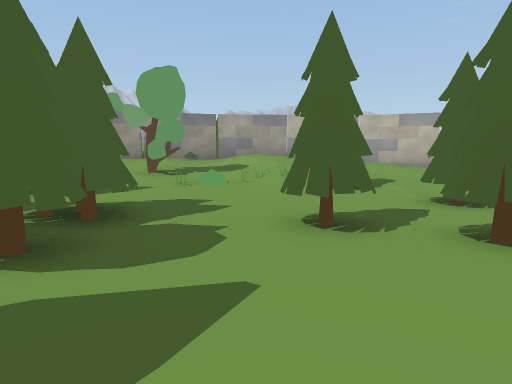
View 1 (above)

24 first-person views from a walk through a 3-D level made in the Unity game engine. The camera is 1.4 m above the floor, tilts 6° down and sees 75° across. Doors are open. The floor is counted in squares, 2 m on a side. Each view is taken from the middle of a square. On the plan, view 1 faces up. The plan holds only what a view shows up to about 10 squares ahead; the rest is blank. The place goes on beyond the plan.

View 2
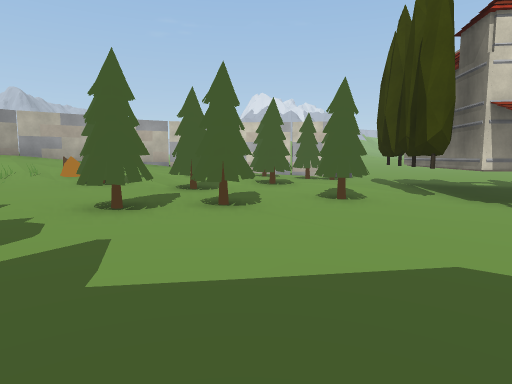

View 3
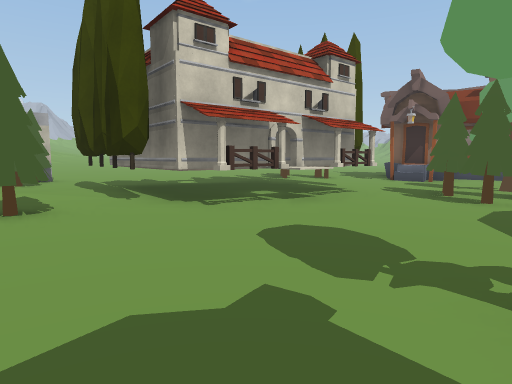

View 4
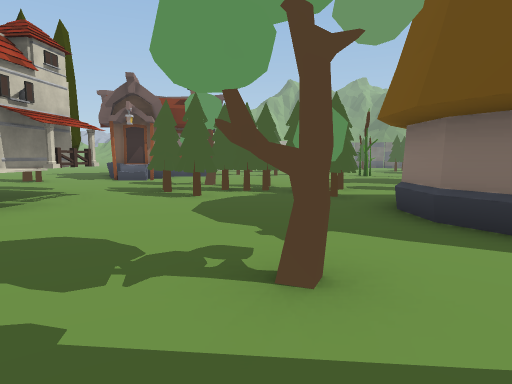

View 5
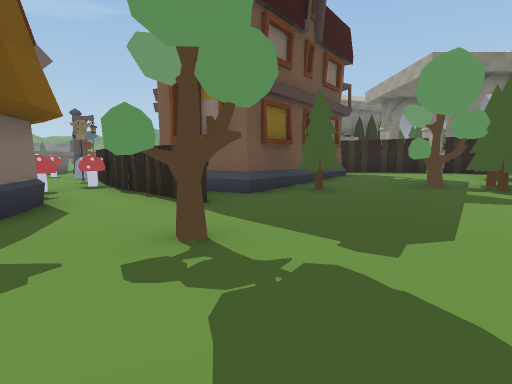

View 6
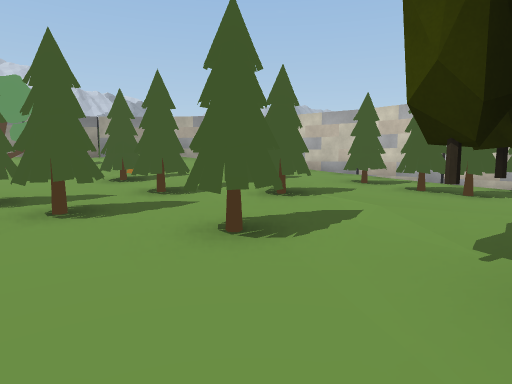

View 7
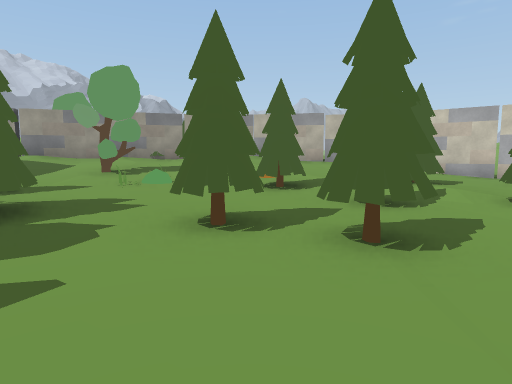

View 8
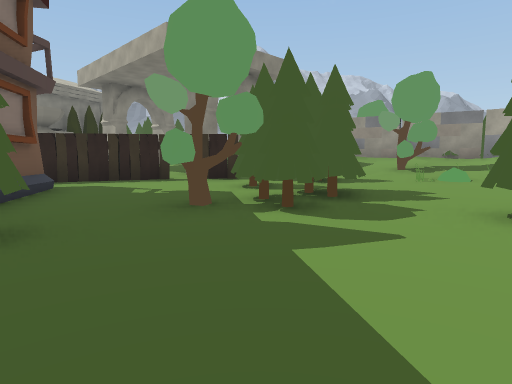

View 9
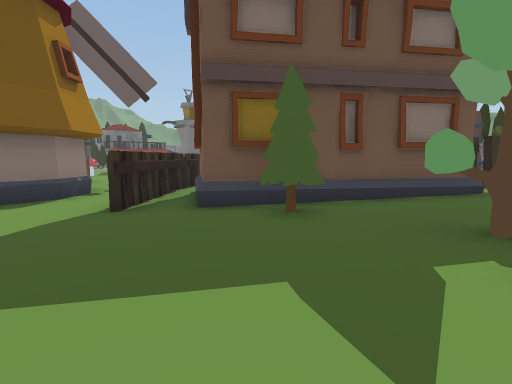

View 10
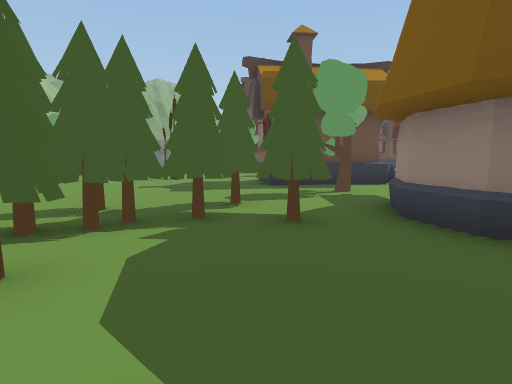

View 11
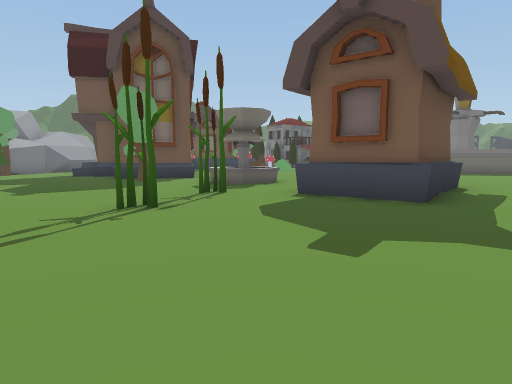

View 12
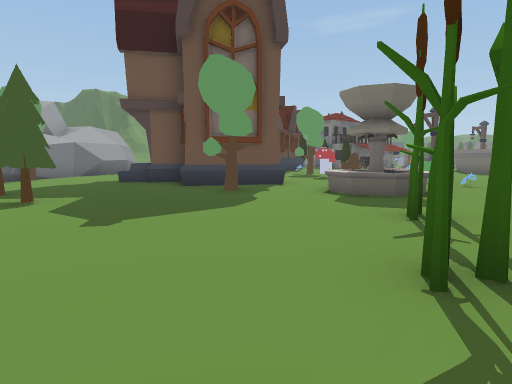

View 13
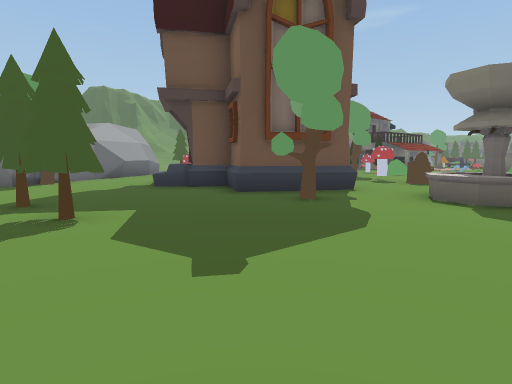

View 14
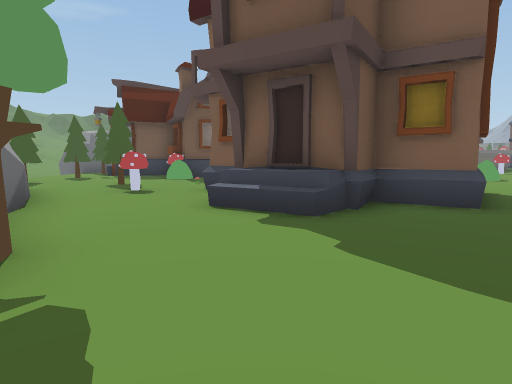

View 15
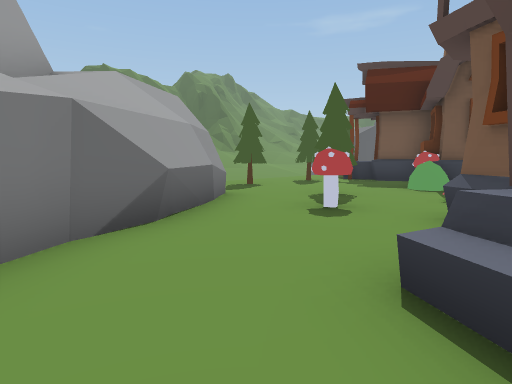

View 16
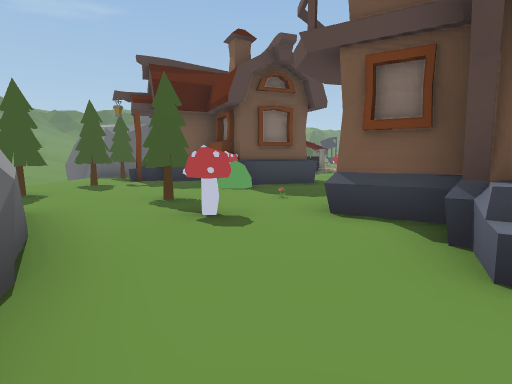

View 17
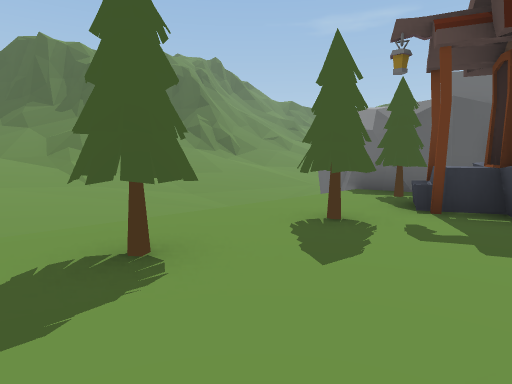

View 18
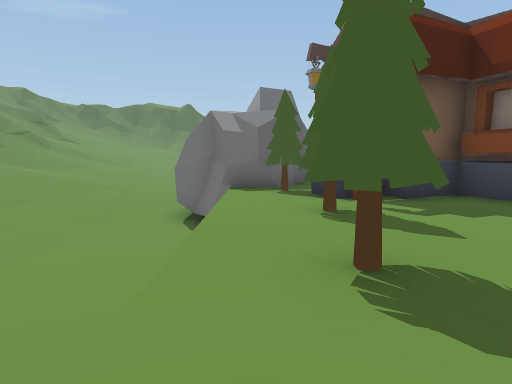

View 19
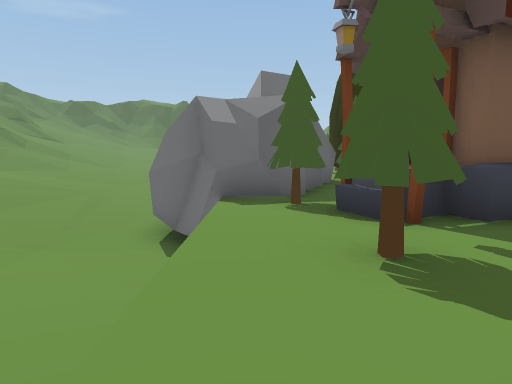

View 20
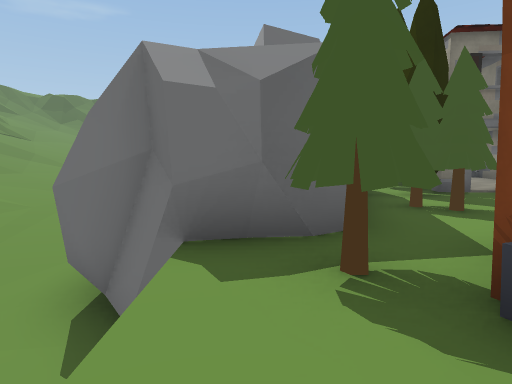

View 21
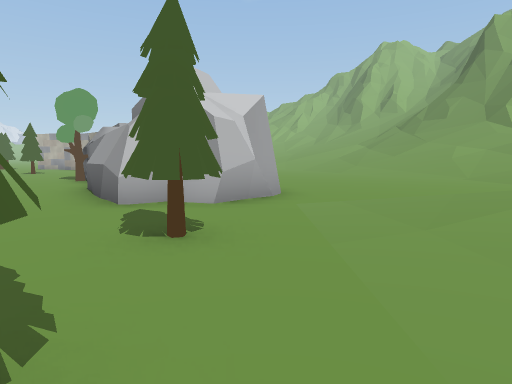

View 22
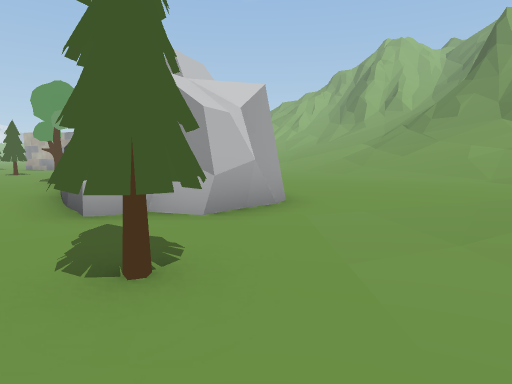

View 23
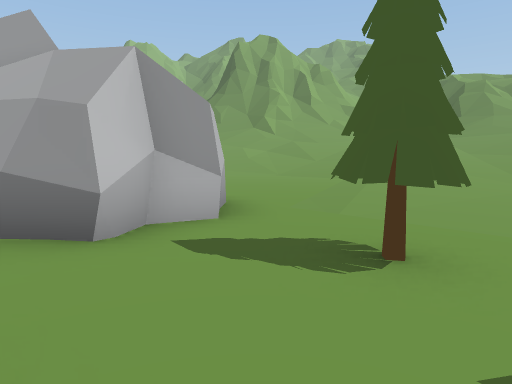

View 24
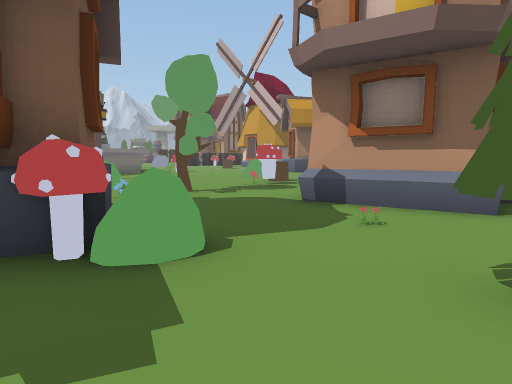

### Floor plan
Key: @ floor where view 1 was taken; # wall or solid block; . main floor; : floor 0.25 m higher than the main floor; + floor 0.5 m higher than the main floor; * floor 0.75 m higher than the main floor; % floor 1 m higher than the main floor; & floor 1.25 m higher than the main floor; - floor 1.25 m lower than the main floor; _ floor 1.5 m lower than the main floor; < floor 1.75 m lower than the main floor; ( floor 2 m lower than the main floor; / step, stairs or slope; D open door; ^ raised ledge; O other object.
Columns run from 12 left of view 1 to 9 right of it. Each row starts with its distance up from view 1.
 10        OO#OO######
  9        #/////////##
  8        ///O//&///*###
  7         //O*OO%/***+#
  6          **OOO//O*O+##
  5           ***O***++O:O
  4       ##**O+++O O++O::
  3       #++OOO+OO::++:::
  2      ##+++O:::O:O:OO
  1      #+++:O::::::OO^
  0   OO### ::::@::::#^
 -1        ##OO::::::OO^
 -2         ###::O::..^# ^
 -3          ###:O:....O#O
 -4          O#:::........
 -5         ##:O#O...OOO..
 -6       ###O.####...O...
 -7       #....   #OOOO.O.
 -8       ..      #.O.O...
 -9              O.......
-10              .O.......
-11            ...........
-12            ..OOO......
-13             OOOO......
-14                OO.....
-15              ....O.O..
-16           ..O.O.......
-17           .O..OO......
-18             ..OO......
-19          ...O....O....
-20          ..O..O#.O..O.
-21         O .O.  ##....
-22         O O..   #...O
-23         .OO.   ##O...
-24          ...O###O.....
-25 DD       #....O......
-26   D     ##O.O......O.
-27   OD.   #OO.OOO..##
-28  OOO.O ##...O..###
-29    #OO##O.....##
-30    ####OO.O.O.##
-31       #O.......##
-32      ##((<<<<_#......
-33      #<<//////-......
-34   /_<</</////// .....
-35   //////////////.....
-36 /////////////////....
-37 /////////////////.../

Where each view was taken, in squares from view 1:
view 1: 0 up, 0 right, facing up
view 2: 1 down, 1 left, facing up-right
view 3: 1 down, 0 right, facing right
view 4: 1 down, 0 right, facing down-right
view 5: 2 down, 4 right, facing left
view 6: 1 down, 4 right, facing up
view 7: 0 up, 1 right, facing up
view 8: 1 down, 1 right, facing up-left
view 9: 2 up, 1 right, facing down-left
view 10: 3 down, 4 right, facing down
view 11: 10 down, 9 right, facing down-left
view 12: 14 down, 9 right, facing down-left
view 13: 16 down, 9 right, facing down-left
view 14: 24 down, 9 right, facing left
view 15: 24 down, 6 right, facing down-left
view 16: 26 down, 6 right, facing left
view 17: 28 down, 1 right, facing down-left
view 18: 31 down, 2 right, facing left
view 19: 31 down, 0 right, facing left
view 20: 31 down, 3 left, facing left
view 21: 31 down, 3 left, facing right
view 22: 31 down, 2 left, facing right
view 23: 28 down, 1 left, facing down-right
view 24: 29 down, 1 left, facing up
